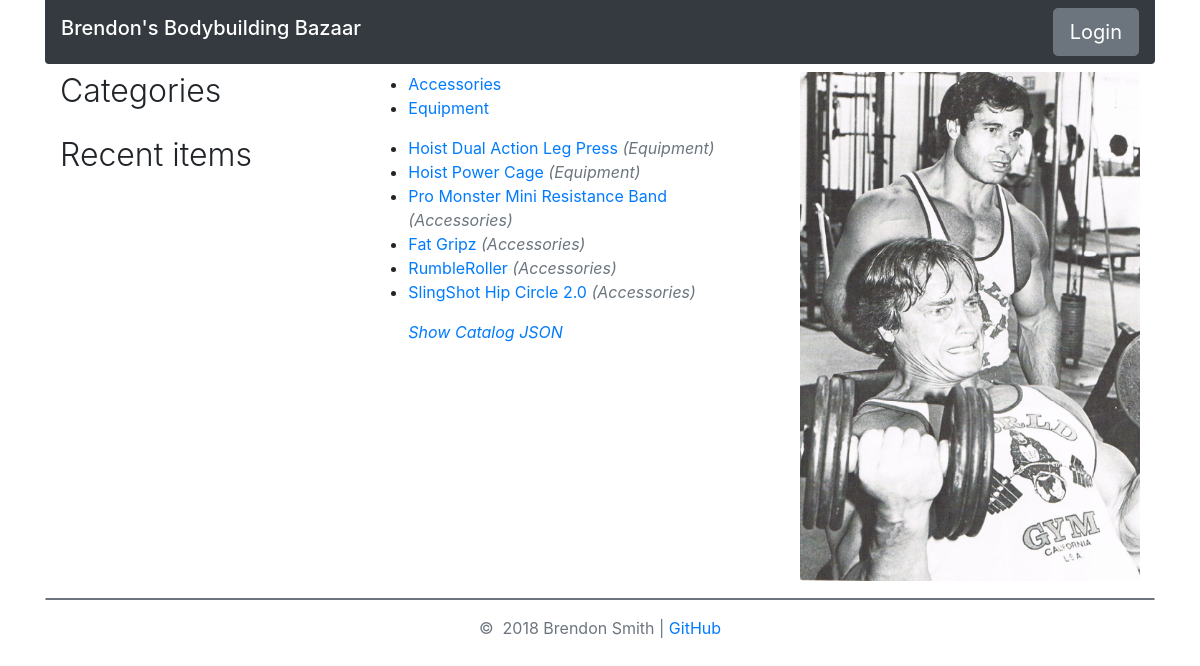
The page / on the database its author committed.
### database_setup.py (models this page shows, shortened)
class Categories(Base):
    __tablename__ = 'categories'
    id = Column(Integer, primary_key=True)
    name = Column(String(250), nullable=False)
    user_id = Column(Integer, ForeignKey('users.id'))
    user = relationship(Users)

class Items(Base):
    __tablename__ = 'items'
    id = Column(Integer, primary_key=True)
    name = Column(String(80), nullable=False)
    url = Column(String(250))
    photo = Column(String(250))
    description = Column(String(250))
    category_id = Column(Integer, ForeignKey('categories.id'))
    category = relationship(Categories)
    date_created = Column(DateTime, default=datetime.datetime.now())
    user_id = Column(Integer, ForeignKey('users.id'))
    user = relationship(Users)

### application.py (the view)
@app.route('/')
def home():
    categories = (session.query(Categories)
                  .order_by(Categories.name)
                  .all())
    recent_items = (session.query(Items)
                    .order_by(Items.date_created.desc())
                    .limit(10))
    return render_template('index.html',
                           categories=categories,
                           recent_items=recent_items)

### templates/index.html
{% extends 'layout.html' %}
{% block content %}
<div class="row">
  <div class="col-sm-5">
    <header>
      <h2 class="font-weight-light">Categories</h2>
    </header>
  </div>
  <div class="col-sm-7">
    <ul>
      {% for category in categories %}
        <li>
          <a href="{{ url_for('show_category', category=category.name) | replace('%20', '%2D') }}">
            {{ category.name }}
          </a>
        </li>
      {% endfor %}
    </ul>
  </div>
</div>
<div class="row">
  <div class="col-sm-5">
    <header>
      <h2 class="font-weight-light">Recent items</h2>
    </header>
  </div>
  <div class="col-sm-7">
    <ul>
      {% for item in recent_items %}
        <li>
          <a href="{{ url_for('show_item', category=item.category.name, item=item.name) | replace('%20', '%2D') }}">
            {{ item.name }} <em class="text-muted">({{ item.category.name }})</em>
          </a>
        </li>
      {% endfor %}
    </ul>
  </div>
</div>
<div class="row">
  <div class="col-sm-5"></div>
  <div class="col-sm-7">
    <ul>
      <a href="{{ url_for('catalog_json') }}"><em>Show Catalog JSON</em></a>
    </ul>
  </div>
</div>
{% endblock %}

### templates/layout.html (shortened to what this page needs)
<!DOCTYPE html>
<html>
<head>
  <link rel="stylesheet" href="https://maxcdn.bootstrapcdn.com/bootstrap/4.0.0/css/bootstrap.min.css">
</head>
<body>
  <header class="container header">
    <nav class="navbar navbar-dark bg-dark rounded-bottom mb-1">
      <a class="navbar-brand h1" href="/">Brendon's Bodybuilding Bazaar</a>
      {% if 'username' in login_session %}
      <a class="btn btn-primary btn-lg" role="button" href="{{ url_for('add_item') }}">Add item</a>
      <a class="btn btn-primary btn-lg" role="button" href="{{ url_for('add_category') }}">Add category</a>
      <a class="btn btn-primary btn-lg" role="button" href="{{ url_for('gdisconnect') }}">Logout</a>
      {% else %}
      <a class="btn btn-secondary btn-lg" role="button" href="{{ url_for('login') }}">Login</a>
      {% endif %}
    </nav>
  </header>
  <main>
    <div class="container">
      <div class="container">
        <div class="row">
          <div class="col-sm-8 mt-1">
            {% block content %}
            {% endblock %}
          </div>
          <div class="col-sm-4 mt-1">
            <img src="../static/img/arnold-schwarzenegger-encyclopedia-232.png" alt="Picture of Arnold Schwarzenegger and Franco Columbu doing incline dumbbell curls" class="img-fluid rounded">
          </div>
        </div>
      </div>
    </div>
  </main>
  <div class="container">
    <div class="row">
      <div class="col">
      </div>
    </div>
  </div>
  <footer class="container footer">
    <hr class="border border-secondary rounded">
    <div class="text-muted text-center">
      &copy;&nbsp; 2018 Brendon Smith |
      <a href="https://github.com/br3ndonland/udacity-fsnd-p4-flask-catalog">GitHub</a>
    </div>
  </footer>
</body>
</html>

### rows shown on the page
Categories: name "Accessories"
Categories: name "Equipment"
Items: name "Hoist Dual Action Leg Press", category.name "Equipment"
Items: name "Hoist Power Cage", category.name "Equipment"
Items: name "Pro Monster Mini Resistance Band", category.name "Accessories"
Items: name "Fat Gripz", category.name "Accessories"
Items: name "RumbleRoller", category.name "Accessories"
Items: name "SlingShot Hip Circle 2.0", category.name "Accessories"
